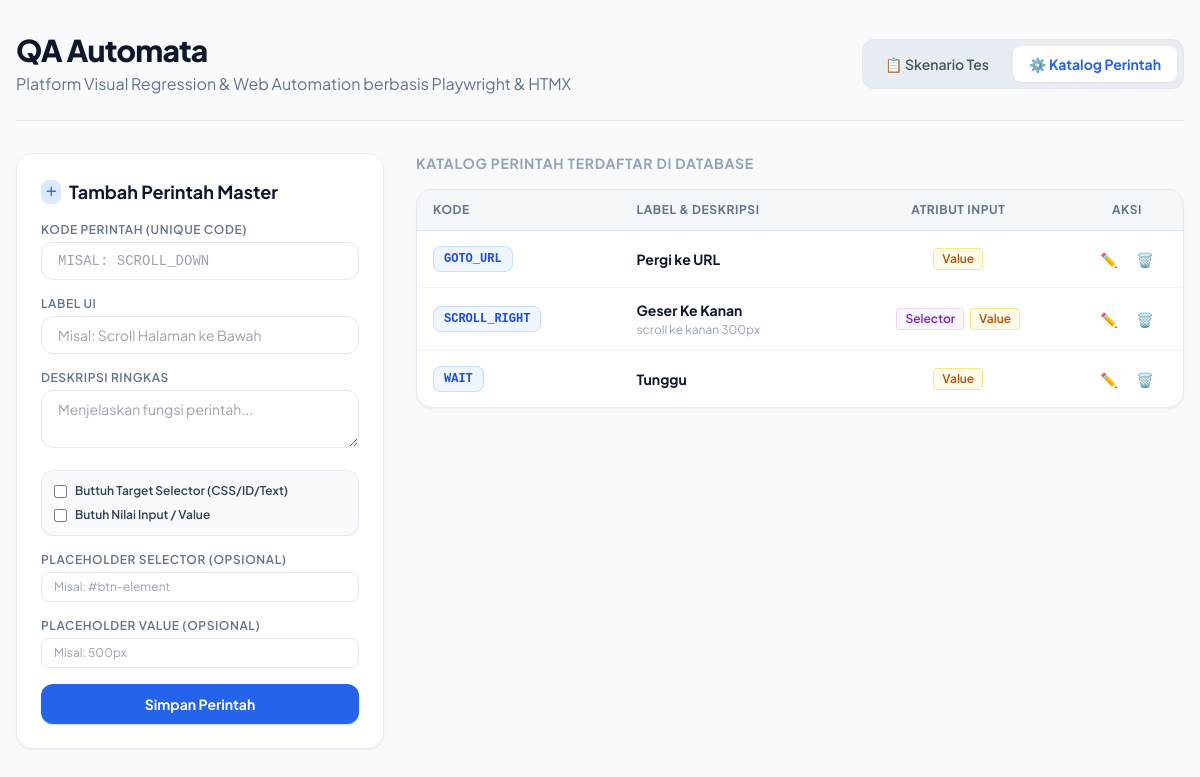
Screenshot of /commands with the database file from the repository.
### app/models.py (models this page shows)
class CommandDefinition(Base):
    __tablename__ = "command_definitions"
    id = Column(Integer, primary_key=True, index=True)
    code = Column(String, unique=True, index=True)  # Kode instruksi, misal: CLICK, TYPE_TEXT
    label = Column(String)                          # Teks label UI, misal: "Klik Elemen"
    description = Column(String, nullable=True)     # Penjelasan singkat perintah
    requires_selector = Column(Boolean, default=True) # Apakah butuh Target Selector?
    requires_value = Column(Boolean, default=False)    # Apakah butuh Input Value?
    placeholder_selector = Column(String, nullable=True) # Contoh placeholder selector
    placeholder_value = Column(String, nullable=True)    # Contoh placeholder value

### app/main.py (the view)
@app.get("/commands")
async def render_commands_page(request: Request, db: AsyncSession = Depends(get_db)):
    result = await db.execute(select(CommandDefinition).order_by(CommandDefinition.code.asc()))
    commands = result.scalars().all()
    return templates.TemplateResponse("commands.html", {
        "request": request, "title": "Manajemen Perintah - QA Automata", "commands": commands
    })

### templates/commands.html (shortened to what this page needs)
<!DOCTYPE html>
<html lang="id">
<head>
    <script src="https://cdn.tailwindcss.com"></script>
</head>
<body class="bg-slate-50 min-h-screen text-slate-800">
    <div class="max-w-7xl mx-auto px-4 py-8">
        <header class="flex flex-col md:flex-row justify-between items-start md:items-center mb-8 border-b border-slate-200 pb-6 gap-4">
            <div>
                <h1 class="text-3xl font-extrabold text-slate-900 tracking-tight">QA Automata</h1>
                <p class="text-slate-500 mt-1">Platform Visual Regression & Web Automation berbasis Playwright & HTMX</p>
            </div>
            <nav class="flex items-center gap-2 bg-slate-200/70 p-1.5 rounded-xl border border-slate-200">
                <a href="/" class="px-4 py-2 rounded-lg font-semibold text-sm text-slate-600 hover:text-slate-900 transition-colors">
                    📋 Skenario Tes
                </a>
                <a href="/commands" class="px-4 py-2 rounded-lg font-bold text-sm bg-white text-blue-600 shadow-sm">
                    ⚙️ Katalog Perintah
                </a>
            </nav>
        </header>
        <div class="grid grid-cols-1 lg:grid-cols-12 gap-8">
            <div class="lg:col-span-4">
                <div class="bg-white p-6 rounded-2xl shadow-sm border border-slate-200/80 sticky top-8">
                    <h2 class="text-lg font-bold text-slate-900 mb-4 flex items-center gap-2">
                        <span class="p-1 bg-blue-100 text-blue-600 rounded-lg text-xs">＋</span>
                        Tambah Perintah Master
                    </h2>
                    <form hx-post="/commands/new"
                          hx-target="#command-table-container"
                          hx-on::after-request="this.reset()"
                          class="space-y-4">
                        <div>
                            <label class="block text-xs font-semibold text-slate-500 uppercase tracking-wider mb-1">Kode Perintah (Unique Code)</label>
                            <input type="text" name="code" required placeholder="Misal: SCROLL_DOWN"
                                   class="w-full px-4 py-2 rounded-xl border border-slate-200 text-sm font-mono uppercase focus:ring-2 focus:ring-blue-500">
                        </div>
                        <div>
                            <label class="block text-xs font-semibold text-slate-500 uppercase tracking-wider mb-1">Label UI</label>
                            <input type="text" name="label" required placeholder="Misal: Scroll Halaman ke Bawah"
                                   class="w-full px-4 py-2 rounded-xl border border-slate-200 text-sm focus:ring-2 focus:ring-blue-500">
                        </div>
                        <div>
                            <label class="block text-xs font-semibold text-slate-500 uppercase tracking-wider mb-1">Deskripsi Ringkas</label>
                            <textarea name="description" rows="2" placeholder="Menjelaskan fungsi perintah..."
                                      class="w-full px-4 py-2 rounded-xl border border-slate-200 text-sm focus:ring-2 focus:ring-blue-500"></textarea>
                        </div>
                        <div class="p-3 bg-slate-50 rounded-xl border border-slate-200/80 space-y-2">
                            <label class="flex items-center gap-2 text-xs font-semibold text-slate-700 cursor-pointer">
                                <input type="checkbox" name="requires_selector" value="true" class="rounded text-blue-600 focus:ring-blue-500">
                                Buttuh Target Selector (CSS/ID/Text)
                            </label>
                            <label class="flex items-center gap-2 text-xs font-semibold text-slate-700 cursor-pointer">
                                <input type="checkbox" name="requires_value" value="true" class="rounded text-blue-600 focus:ring-blue-500">
                                Butuh Nilai Input / Value
                            </label>
                        </div>
                        <div>
                            <label class="block text-xs font-semibold text-slate-500 uppercase tracking-wider mb-1">Placeholder Selector (Opsional)</label>
                            <input type="text" name="placeholder_selector" placeholder="Misal: #btn-element"
                                   class="w-full px-3 py-1.5 rounded-lg border text-xs">
                        </div>
                        <div>
                            <label class="block text-xs font-semibold text-slate-500 uppercase tracking-wider mb-1">Placeholder Value (Opsional)</label>
                            <input type="text" name="placeholder_value" placeholder="Misal: 500px"
                                   class="w-full px-3 py-1.5 rounded-lg border text-xs">
                        </div>
                        <button type="submit" class="w-full bg-blue-600 hover:bg-blue-700 text-white font-bold py-2.5 rounded-xl text-sm transition-all shadow-sm shadow-blue-200">
                            Simpan Perintah
                        </button>
                    </form>
                </div>
            </div>
            <div class="lg:col-span-8 space-y-4">
                <div class="flex justify-between items-center">
                    <h2 class="text-sm font-bold text-slate-400 uppercase tracking-wider">Katalog Perintah Terdaftar di Database</h2>
                </div>
                <div id="command-table-container">
                    {% include 'partials/command_table.html' %}
                </div>
            </div>
        </div>
    </div>
</body>
</html>

### templates/partials/command_table.html (shortened to what this page needs)
<div class="overflow-x-auto rounded-2xl border border-slate-200 shadow-sm bg-white">
    <table class="w-full text-left text-sm text-slate-600">
        <thead class="bg-slate-100/80 text-xs font-bold uppercase tracking-wider text-slate-500 border-b border-slate-200">
            <tr>
                <th scope="col" class="px-4 py-3">Kode</th>
                <th scope="col" class="px-4 py-3">Label & Deskripsi</th>
                <th scope="col" class="px-4 py-3 text-center">Atribut Input</th>
                <th scope="col" class="px-4 py-3 text-center w-28">Aksi</th>
            </tr>
        </thead>
        <tbody class="divide-y divide-slate-100">
            {% for cmd in commands %}
            <tr class="hover:bg-slate-50/80 transition-colors">
                <td class="px-4 py-3 font-mono font-bold text-blue-700 text-xs">
                    <span class="bg-blue-50 border border-blue-200/80 px-2.5 py-1 rounded-lg inline-block">
                        {{ cmd.code }}
                    </span>
                </td>
                <td class="px-4 py-3">
                    <div class="font-bold text-slate-900">{{ cmd.label }}</div>
                    {% if cmd.description %}
                    <div class="text-xs text-slate-400 mt-0.5">{{ cmd.description }}</div>
                    {% endif %}
                </td>
                <td class="px-4 py-3 text-center">
                    <div class="flex justify-center gap-1.5 flex-wrap text-xs font-semibold">
                        {% if cmd.requires_selector %}
                            <span class="bg-purple-50 text-purple-700 px-2 py-0.5 rounded border border-purple-200">Selector</span>
                        {% endif %}
                        {% if cmd.requires_value %}
                            <span class="bg-amber-50 text-amber-700 px-2 py-0.5 rounded border border-amber-200">Value</span>
                        {% endif %}
                    </div>
                </td>
                <td class="px-4 py-3 text-center">
                    <div class="flex items-center justify-center gap-1">
                        <button hx-get="/commands/{{ cmd.id }}/edit"
                                hx-target="#modal-container"
                                class="w-8 h-8 rounded-lg text-slate-400 hover:text-blue-600 hover:bg-blue-50 transition-all border border-transparent hover:border-blue-200 flex items-center justify-center"
                                title="Edit Perintah">
                            ✏️
                        </button>
                        <button hx-delete="/commands/{{ cmd.id }}"
                                hx-target="#command-table-container"
                                hx-confirm="Yakin ingin menghapus perintah '{{ cmd.code }}' ini dari Katalog?"
                                class="w-8 h-8 rounded-lg text-slate-400 hover:text-red-600 hover:bg-red-50 transition-all border border-transparent hover:border-red-200 flex items-center justify-center"
                                title="Hapus Perintah">
                            🗑️
                        </button>
                    </div>
                </td>
            </tr>
            {% endfor %}
        </tbody>
    </table>
</div>

### templates/commands.html (style rules this page uses)
body { font-family: 'Plus Jakarta Sans', sans-serif; }

### rows the page displays
CommandDefinition: code "GOTO_URL", label "Pergi ke URL", requires_value "Value"
CommandDefinition: code "SCROLL_RIGHT", label "Geser Ke Kanan", description "scroll ke kanan 300px", requires_selector "Selector", requires_value "Value"
CommandDefinition: code "WAIT", label "Tunggu", requires_value "Value"
